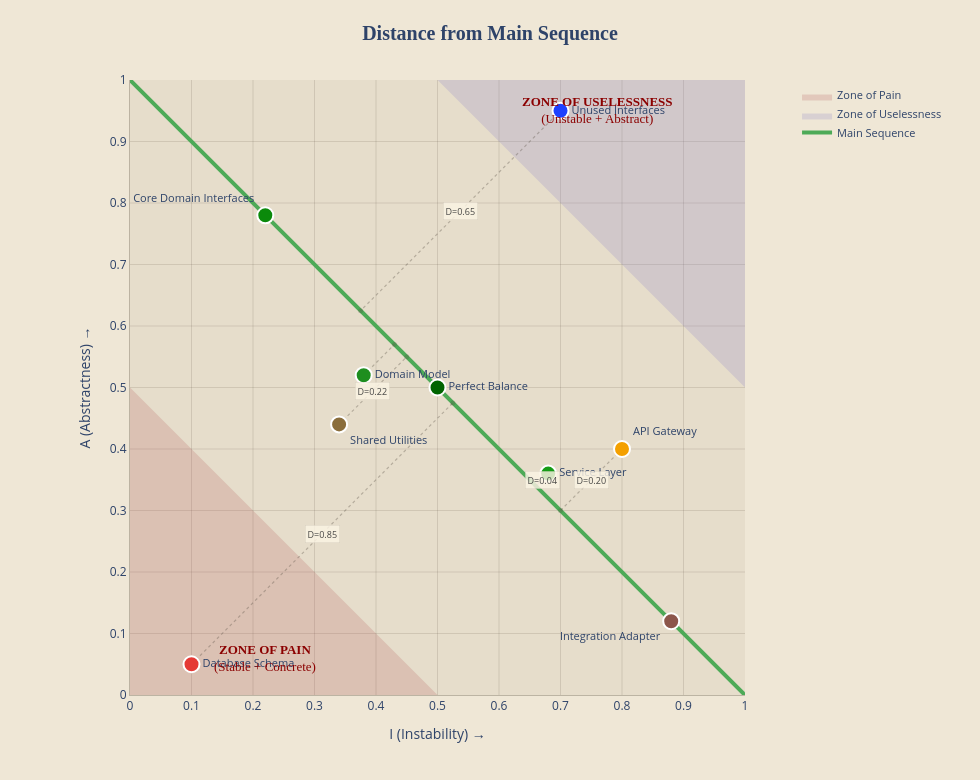

Notebook code for this chart:
### Markdown cell above
## 🪨 Architectural Danger Zones

### Zone of Pain

```text
low A
low I
```

Meaning:

```text
concrete AND stable
```

These modules are depended on by many other modules but contain little abstraction.

Examples often include:

- database schemas
- configuration systems
- foundational libraries

Changing them causes cascading impact.

Hence the name.

### Zone of Uselessness

```text
high A
high I
```

Meaning:

```text
abstract AND unstable
```

These modules contain abstractions nobody uses.

Example:

```text
12 interfaces
1 implementation
0 dependents
```

Beautiful architecture.

No real purpose.

## 🧪 Distance From the Main Sequence

Once we place real modules on the same chart, the picture gets richer.

The detailed graph below shows:

- the **main sequence**
- the two architectural danger zones
- example modules in and out of those zones
- a dotted guide line from each module to its nearest point on the main sequence
- the **distance value** (`D`) for the more interesting examples

That lets us see not just *where* a module sits, but *how far off-balance* it is.

Some modules live outside the danger zones and are still worth watching. A service layer, API gateway, or shared utility package may not be pathological, but a non-zero distance still suggests the design is drifting away from the ideal balance.

### Code cell
# ============================================================
# 📊 DISTANCE FROM MAIN SEQUENCE — DETAILED VIEW
# ============================================================
render_distance_from_main_sequence()

### Figure 1 — Plotly figure (JSON) as saved in the notebook; plotly's stock layout.template omitted (floating-point values rounded to 4 significant figures)
{"data": [{"fill": "toself", "fillcolor": "rgba(178, 94, 94, 0.22)", "hoverinfo": "name", "line": {"color": "rgba(255, 255, 255, 0.0)", "width": 0}, "name": "Zone of Pain", "type": "scatter", "x": [0, 0, 0.5, 0], "y": [0, 0.5, 0, 0]}, {"fill": "toself", "fillcolor": "rgba(144, 134, 196, 0.24)", "hoverinfo": "name", "line": {"color": "rgba(255, 255, 255, 0.0)", "width": 0}, "name": "Zone of Uselessness", "type": "scatter", "x": [1, 1, 0.5, 1], "y": [1, 0.5, 1, 1]}, {"hovertemplate": "A + I = 1", "line": {"color": "#4DAA57", "width": 4}, "mode": "lines", "name": "Main Sequence", "type": "scatter", "x": [0, 1], "y": [1, 0]}, {"hoverinfo": "skip", "line": {"color": "rgba(90, 82, 70, 0.35)", "dash": "dot", "width": 1.2}, "mode": "lines", "showlegend": false, "type": "scatter", "x": [0.1, 0.525], "y": [0.05, 0.475]}, {"hoverinfo": "skip", "marker": {"color": "rgba(90,82,70,0.28)", "line": {"width": 0}, "size": 5}, "mode": "markers", "showlegend": false, "type": "scatter", "x": [0.525], "y": [0.475]}, {"hoverinfo": "skip", "line": {"color": "rgba(90, 82, 70, 0.35)", "dash": "dot", "width": 1.2}, "mode": "lines", "showlegend": false, "type": "scatter", "x": [0.7, 0.375], "y": [0.95, 0.625]}, {"hoverinfo": "skip", "marker": {"color": "rgba(90,82,70,0.28)", "line": {"width": 0}, "size": 5}, "mode": "markers", "showlegend": false, "type": "scatter", "x": [0.375], "y": [0.625]}, {"hoverinfo": "skip", "line": {"color": "rgba(90, 82, 70, 0.35)", "dash": "dot", "width": 1.2}, "mode": "lines", "showlegend": false, "type": "scatter", "x": [0.22, 0.22], "y": [0.78, 0.78]}, {"hoverinfo": "skip", "marker": {"color": "rgba(90,82,70,0.28)", "line": {"width": 0}, "size": 5}, "mode": "markers", "showlegend": false, "type": "scatter", "x": [0.22], "y": [0.78]}, {"hoverinfo": "skip", "line": {"color": "rgba(90, 82, 70, 0.35)", "dash": "dot", "width": 1.2}, "mode": "lines", "showlegend": false, "type": "scatter", "x": [0.38, 0.43], "y": [0.52, 0.57]}, {"hoverinfo": "skip", "marker": {"color": "rgba(90,82,70,0.28)", "line": {"width": 0}, "size": 5}, "mode": "markers", "showlegend": false, "type": "scatter", "x": [0.43], "y": [0.57]}, {"hoverinfo": "skip", "line": {"color": "rgba(90, 82, 70, 0.35)", "dash": "dot", "width": 1.2}, "mode": "lines", "showlegend": false, "type": "scatter", "x": [0.68, 0.66], "y": [0.36, 0.34]}, {"hoverinfo": "skip", "marker": {"color": "rgba(90,82,70,0.28)", "line": {"width": 0}, "size": 5}, "mode": "markers", "showlegend": false, "type": "scatter", "x": [0.66], "y": [0.34]}, {"hoverinfo": "skip", "line": {"color": "rgba(90, 82, 70, 0.35)", "dash": "dot", "width": 1.2}, "mode": "lines", "showlegend": false, "type": "scatter", "x": [0.5, 0.5], "y": [0.5, 0.5]}, {"hoverinfo": "skip", "marker": {"color": "rgba(90,82,70,0.28)", "line": {"width": 0}, "size": 5}, "mode": "markers", "showlegend": false, "type": "scatter", "x": [0.5], "y": [0.5]}, {"hoverinfo": "skip", "line": {"color": "rgba(90, 82, 70, 0.35)", "dash": "dot", "width": 1.2}, "mode": "lines", "showlegend": false, "type": "scatter", "x": [0.8, 0.7], "y": [0.4, 0.3]}, {"hoverinfo": "skip", "marker": {"color": "rgba(90,82,70,0.28)", "line": {"width": 0}, "size": 5}, "mode": "markers", "showlegend": false, "type": "scatter", "x": [0.7], "y": [0.3]}, {"hoverinfo": "skip", "line": {"color": "rgba(90, 82, 70, 0.35)", "dash": "dot", "width": 1.2}, "mode": "lines", "showlegend": false, "type": "scatter", "x": [0.34, 0.45], "y": [0.44, 0.55]}, {"hoverinfo": "skip", "marker": {"color": "rgba(90,82,70,0.28)", "line": {"width": 0}, "size": 5}, "mode": "markers", "showlegend": false, "type": "scatter", "x": [0.45], "y": [0.55]}, {"hoverinfo": "skip", "line": {"color": "rgba(90, 82, 70, 0.35)", "dash": "dot", "width": 1.2}, "mode": "lines", "showlegend": false, "type": "scatter", "x": [0.88, 0.88], "y": [0.12, 0.12]}, {"hoverinfo": "skip", "marker": {"color": "rgba(90,82,70,0.28)", "line": {"width": 0}, "size": 5}, "mode": "markers", "showlegend": false, "type": "scatter", "x": [0.88], "y": [0.12]}, {"hovertemplate": "<b>Database Schema</b><br>I: 0.10<br>A: 0.05<br>D: 0.85<extra></extra>", "marker": {"color": "#E53935", "line": {"color": "white", "width": 2}, "size": 16}, "mode": "markers+text", "showlegend": false, "text": ["Database Schema"], "textfont": {"color": "#2E4369", "size": 11}, "textposition": "middle right", "type": "scatter", "x": [0.1], "y": [0.05]}, {"hovertemplate": "<b>Unused Interfaces</b><br>I: 0.70<br>A: 0.95<br>D: 0.65<extra></extra>", "marker": {"color": "#1E40FF", "line": {"color": "white", "width": 2}, "size": 16}, "mode": "markers+text", "showlegend": false, "text": ["Unused Interfaces"], "textfont": {"color": "#2E4369", "size": 11}, "textposition": "middle right", "type": "scatter", "x": [0.7], "y": [0.95]}, {"hovertemplate": "<b>Core Domain Interfaces</b><br>I: 0.22<br>A: 0.78<br>D: 0.00<extra></extra>", "marker": {"color": "#0B8A0B", "line": {"color": "white", "width": 2}, "size": 16}, "mode": "markers+text", "showlegend": false, "text": ["Core Domain Interfaces"], "textfont": {"color": "#2E4369", "size": 11}, "textposition": "top left", "type": "scatter", "x": [0.22], "y": [0.78]}, {"hovertemplate": "<b>Domain Model</b><br>I: 0.38<br>A: 0.52<br>D: 0.10<extra></extra>", "marker": {"color": "#1E8E1E", "line": {"color": "white", "width": 2}, "size": 16}, "mode": "markers+text", "showlegend": false, "text": ["Domain Model"], "textfont": {"color": "#2E4369", "size": 11}, "textposition": "middle right", "type": "scatter", "x": [0.38], "y": [0.52]}, {"hovertemplate": "<b>Service Layer</b><br>I: 0.68<br>A: 0.36<br>D: 0.04<extra></extra>", "marker": {"color": "#169C16", "line": {"color": "white", "width": 2}, "size": 16}, "mode": "markers+text", "showlegend": false, "text": ["Service Layer"], "textfont": {"color": "#2E4369", "size": 11}, "textposition": "middle right", "type": "scatter", "x": [0.68], "y": [0.36]}, {"hovertemplate": "<b>Perfect Balance</b><br>I: 0.50<br>A: 0.50<br>D: 0.00<extra></extra>", "marker": {"color": "#006400", "line": {"color": "white", "width": 2}, "size": 16}, "mode": "markers+text", "showlegend": false, "text": ["Perfect Balance"], "textfont": {"color": "#2E4369", "size": 11}, "textposition": "middle right", "type": "scatter", "x": [0.5], "y": [0.5]}, {"hovertemplate": "<b>API Gateway</b><br>I: 0.80<br>A: 0.40<br>D: 0.20<extra></extra>", "marker": {"color": "#F4A000", "line": {"color": "white", "width": 2}, "size": 16}, "mode": "markers+text", "showlegend": false, "text": ["API Gateway"], "textfont": {"color": "#2E4369", "size": 11}, "textposition": "top right", "type": "scatter", "x": [0.8], "y": [0.4]}, {"hovertemplate": "<b>Shared Utilities</b><br>I: 0.34<br>A: 0.44<br>D: 0.22<extra></extra>", "marker": {"color": "#8A6D3B", "line": {"color": "white", "width": 2}, "size": 16}, "mode": "markers+text", "showlegend": false, "text": ["Shared Utilities"], "textfont": {"color": "#2E4369", "size": 11}, "textposition": "bottom right", "type": "scatter", "x": [0.34], "y": [0.44]}, {"hovertemplate": "<b>Integration Adapter</b><br>I: 0.88<br>A: 0.12<br>D: 0.00<extra></extra>", "marker": {"color": "#8C564B", "line": {"color": "white", "width": 2}, "size": 16}, "mode": "markers+text", "showlegend": false, "text": ["Integration Adapter"], "textfont": {"color": "#2E4369", "size": 11}, "textposition": "bottom left", "type": "scatter", "x": [0.88], "y": [0.12]}], "layout": {"annotations": [{"bgcolor": "rgba(252,245,229,0.82)", "bordercolor": "rgba(0,0,0,0.10)", "borderpad": 2, "borderwidth": 0.5, "font": {"color": "rgba(55,55,55,0.92)", "size": 9}, "showarrow": false, "text": "D=0.85", "x": 0.3125, "y": 0.2625}, {"bgcolor": "rgba(252,245,229,0.82)", "bordercolor": "rgba(0,0,0,0.10)", "borderpad": 2, "borderwidth": 0.5, "font": {"color": "rgba(55,55,55,0.92)", "size": 9}, "showarrow": false, "text": "D=0.65", "x": 0.5375, "y": 0.7875}, {"bgcolor": "rgba(252,245,229,0.82)", "bordercolor": "rgba(0,0,0,0.10)", "borderpad": 2, "borderwidth": 0.5, "font": {"color": "rgba(55,55,55,0.92)", "size": 9}, "showarrow": false, "text": "D=0.04", "x": 0.67, "y": 0.35}, {"bgcolor": "rgba(252,245,229,0.82)", "bordercolor": "rgba(0,0,0,0.10)", "borderpad": 2, "borderwidth": 0.5, "font": {"color": "rgba(55,55,55,0.92)", "size": 9}, "showarrow": false, "text": "D=0.20", "x": 0.75, "y": 0.35}, {"bgcolor": "rgba(252,245,229,0.82)", "bordercolor": "rgba(0,0,0,0.10)", "borderpad": 2, "borderwidth": 0.5, "font": {"color": "rgba(55,55,55,0.92)", "size": 9}, "showarrow": false, "text": "D=0.22", "x": 0.395, "y": 0.495}, {"align": "center", "font": {"color": "#8B0000", "family": "serif", "size": 13}, "showarrow": false, "text": "<b>ZONE OF PAIN</b><br>(Stable + Concrete)", "x": 0.22, "y": 0.06}, {"align": "center", "font": {"color": "#8B0000", "family": "serif", "size": 13}, "showarrow": false, "text": "<b>ZONE OF USELESSNESS</b><br>(Unstable + Abstract)", "x": 0.76, "y": 0.98, "yanchor": "top"}], "height": 780, "legend": {"bgcolor": "rgba(255,255,255,0)", "borderwidth": 0, "font": {"color": "#2E4369", "size": 11}, "x": 1.01, "y": 1.0}, "margin": {"b": 85, "l": 85, "r": 190, "t": 80}, "paper_bgcolor": "#EFE7D6", "plot_bgcolor": "#E6DDCB", "showlegend": true, "title": {"font": {"color": "#2E4369", "family": "cursive", "size": 20}, "text": "<b>Distance from Main Sequence</b>", "x": 0.5}, "width": 980, "xaxis": {"color": "#2E4369", "constrain": "domain", "dtick": 0.1, "gridcolor": "rgba(70, 60, 45, 0.14)", "linecolor": "rgba(70, 60, 45, 0.30)", "linewidth": 1, "range": [0, 1], "showline": true, "tick0": 0, "title": {"text": "I (Instability) →"}, "zeroline": false}, "yaxis": {"color": "#2E4369", "constrain": "domain", "dtick": 0.1, "gridcolor": "rgba(70, 60, 45, 0.14)", "linecolor": "rgba(70, 60, 45, 0.30)", "linewidth": 1, "range": [0, 1], "scaleanchor": "x", "scaleratio": 1, "showline": true, "tick0": 0, "title": {"text": "A (Abstractness) →"}, "zeroline": false}}}
